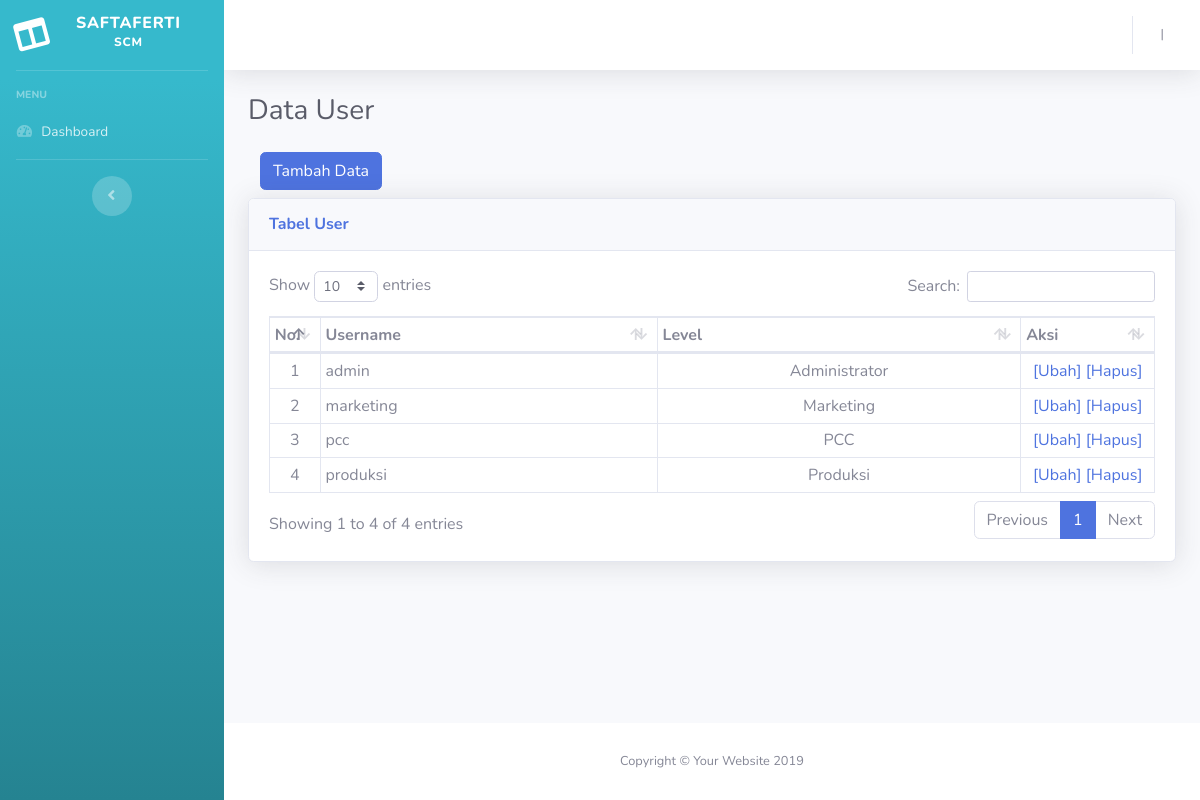
The page /index.php/user on the database as committed earlier.
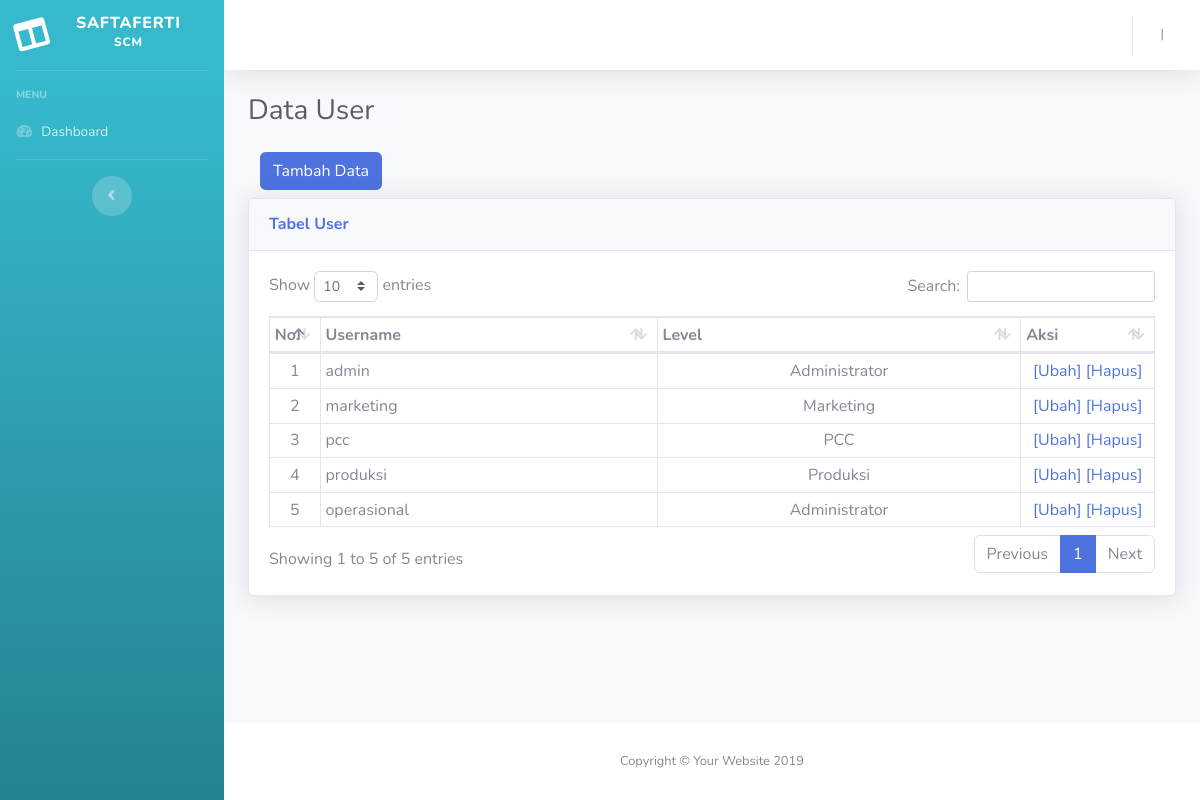
The same page on the database as committed later.
### tables this page shows
CREATE TABLE `user` (
  `id_user` int(11) NOT NULL,
  `username` varchar(255) NOT NULL,
  `password` varchar(255) NOT NULL,
  `id_level` int(11) NOT NULL
);

### application/controllers/User.php (called while the page is built, shortened)
<?php
class User extends CI_Controller {
	public function __construct()
	{
		$this->load->model('M_user', 'user');
	}
	public function index()
	{
		$data['user'] = $this->user->tampil_data()->result();
		$this->load->view('static/header_view');
		$this->load->view('user/user_view', $data);
		$this->load->view('static/footer_view');
	}
}

### index.php (called while the page is built, shortened)
<?php
require_once BASEPATH.'core/CodeIgniter.php';

### application/models/M_user.php (called while the page is built, shortened)
<?php
class M_user extends CI_Model {
	var $table 			= 'user';
	public function tampil_data()
	{
        $this->db->from($this->table);
        $this->db->order_by("id_user", "ASC");
        return $this->db->get();
	}
}

### application/views/user/user_view.php (the view, shortened to what this page needs)
<div class="container-fluid">
  <h1 class="h3 mb-4 text-gray-800">Data User</h1>
  <div class="col-md-12">
    <a class="btn btn-primary" href="<?php echo base_url('user/tambah_data'); ?>">Tambah Data</a>
  </div>
  <div class="card shadow mb-4 mt-2">
    <div class="card-header py-3">
      <h6 class="m-0 font-weight-bold text-primary">Tabel User</h6>
    </div>
    <div class="card-body">
      <div class="table-responsive">
        <table class="table table-sm table-bordered" id="dataTable" width="100%" cellspacing="0">
          <thead>
            <tr>
              <th width="5%">No.</th>
              <th>Username</th>
              <th>Level</th>
              <th width="15%">Aksi</th>
            </tr>
          </thead>
          <tbody>
            <?php
              $no = 1;
              foreach($user as $r){
                switch ($r->id_level) {
                  case '1':
                    $level = 'Marketing';
                    break;
                  case '2':
                    $level = 'PCC';
                    break;
                  case '3':
                    $level = 'Produksi';
                    break;
                  default:
                    $level = 'Administrator';
                    break;
                }
            ?>
              <tr>
                <td class="text-center"><?= $no++ ?></td>
                <td><?= $r->username ?></td>
                <td class="text-center"><?= $level ?></td>
                <td class="text-center">
                  <a href="<?= base_url('user/edit/'.$r->id_user); ?>">[Ubah]</a>
                  <a href="<?= base_url('user/hapus/'.$r->id_user); ?>">[Hapus]</a>
                </td>
              </tr>
            <?php } ?>
          </tbody>
        </table>
      </div>
    </div>
  </div>
</div>

Rows that differ between the two databases and show on the page:
added user: username "operasional", id_level "Administrator"
Other text that changed with them:
text written by a page script: "Show entries Search: Showing 1 to 4 of 4 entries Previous 1 Next" → "Show entries Search: Showing 1 to 5 of 5 entries Previous 1 Next"
